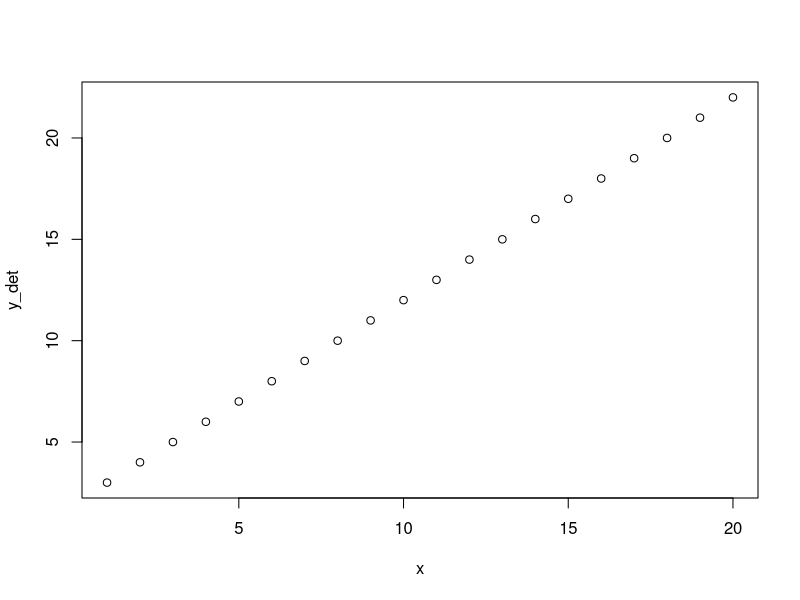
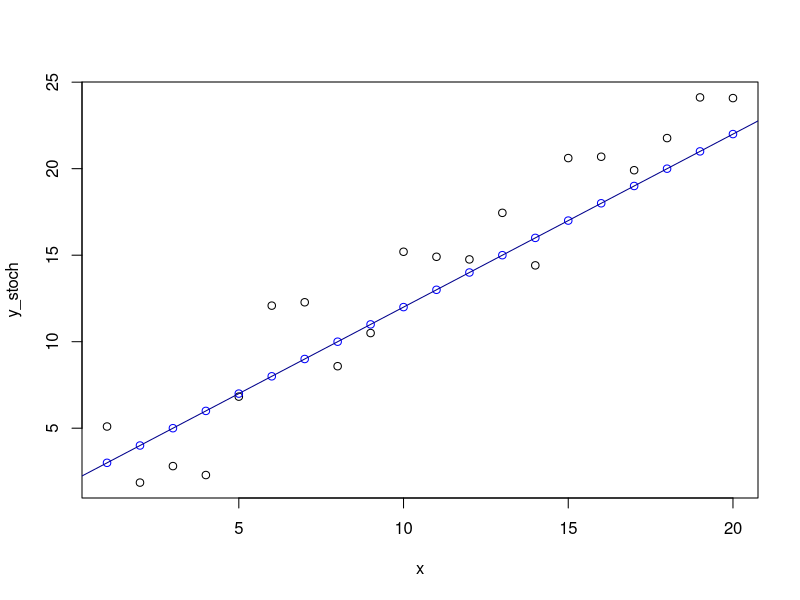
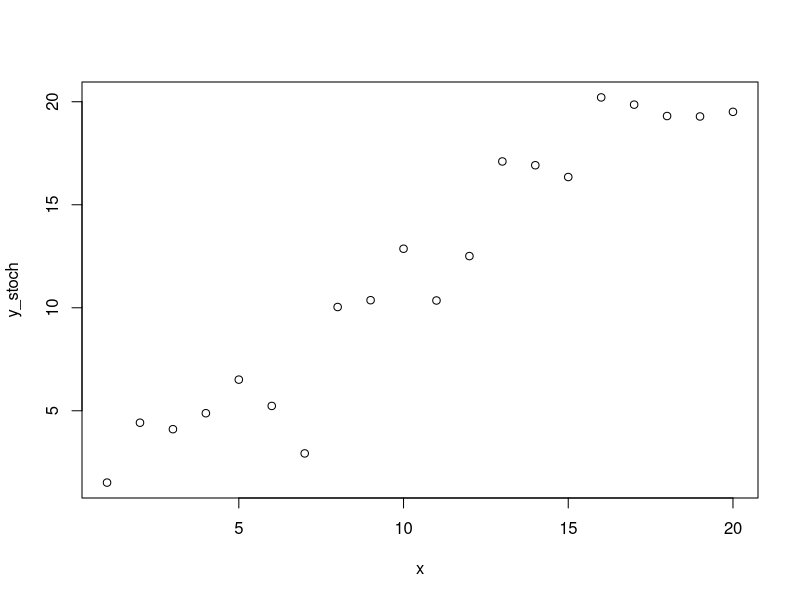
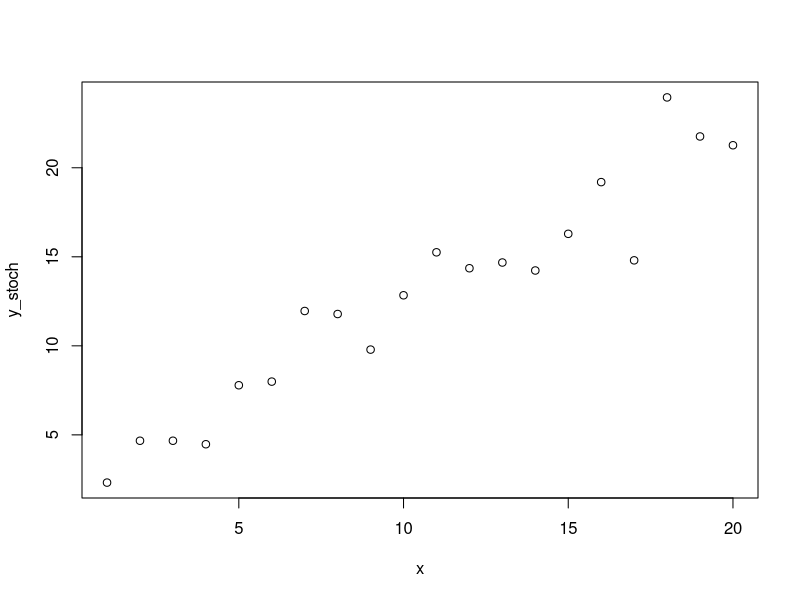
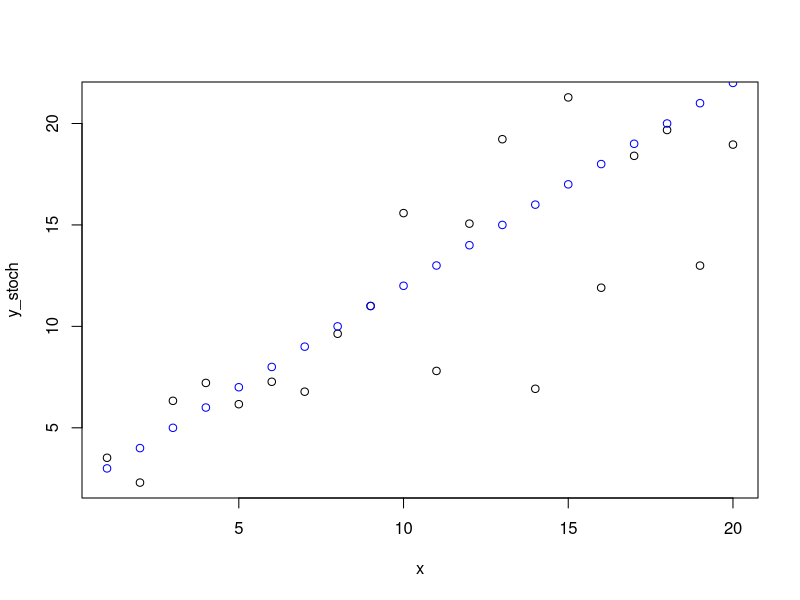
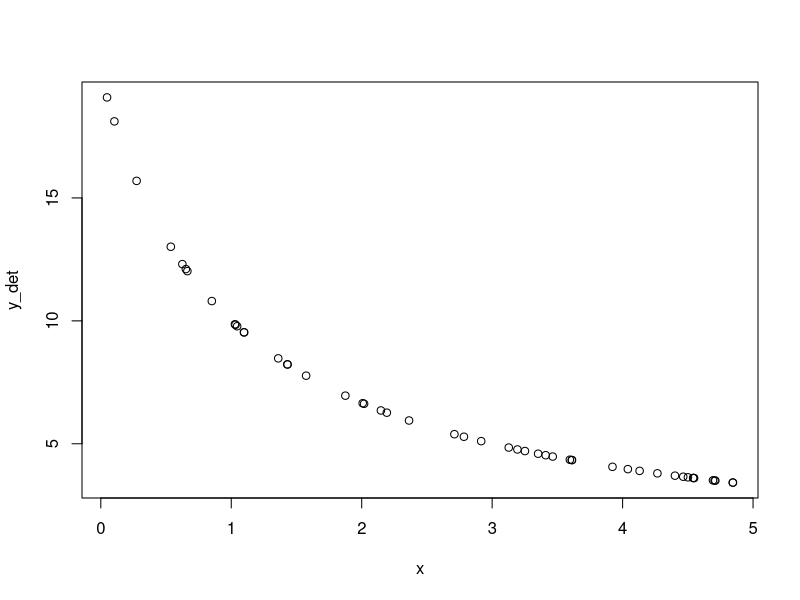
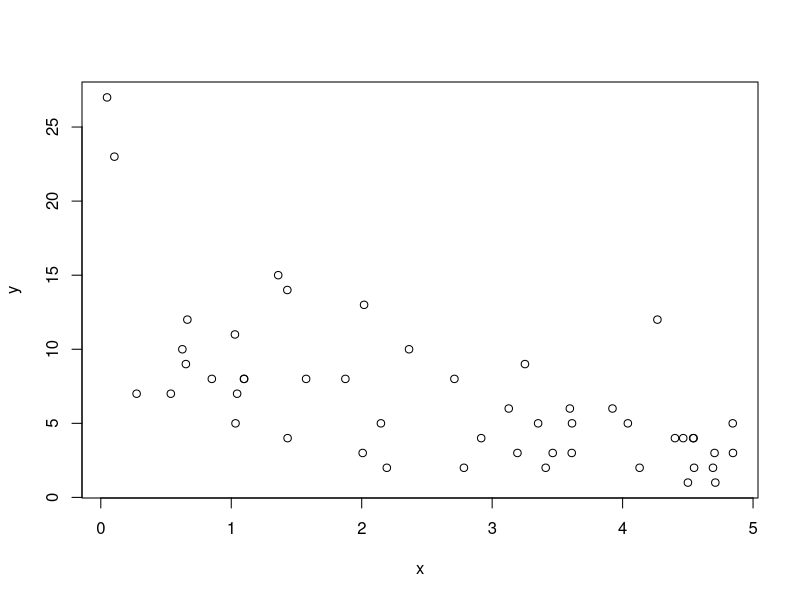
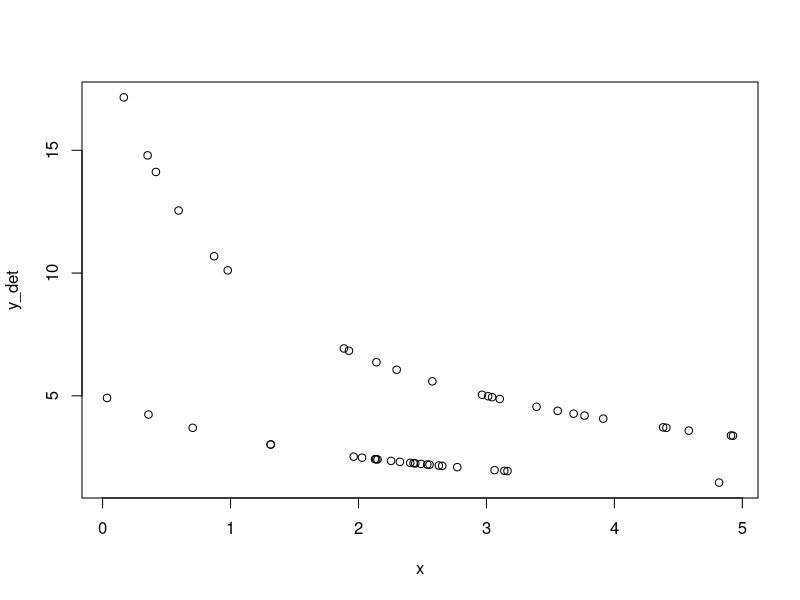

R code for these plots, in order:
# Chapter 5: Simulations and Power Analysis


# Basic example -----------------------------------------------------------

x <- 1:20
a <- 2
b <- 1

y_det <- a + b * x

plot(x = x,y = y_det)

# Add stochasiticty 

  y_stoch <- rnorm(n = 20, mean = y_det, sd = 2)
  
  plot(x=x, y=y_stoch)
  
  points(x,y_det,col="blue")
  abline(a = 2, b = 1,col="darkblue")

# Sample a few times to see stochasticity
  
  y_stoch <- rnorm(n = 20, mean = y_det, sd = 2)
  plot(x=x, y=y_stoch)
  
  y_stoch <- rnorm(n = 20, mean = y_det, sd = 2)
  plot(x=x, y=y_stoch)


# variance increases with mean --------------------------------------------

  x <- 1:20
  a <- 2
  b <- 1
  sd_multiplier = 0.3
  
  y_det <- a + b * x
  y_stoch <- rnorm(n = 20, mean = y_det, sd = y_det*sd_multiplier)
  
  plot(x=x, y=y_stoch)
  points(x,y_det,col="blue")
  

# negative binomial -------------------------------------------------------

  ?rnbinom
  # mu = mean
  # size = dispersion parameter
  
  
  a <- 20
  b <- 1
  k <- 5
  x <- runif(50, min=0, max=5)
  
  y_det <- a/(b+x)
  
  plot(x = x,y=y_det)
  
  y <- rnbinom(n = 50,mu = y_det,size = k)
  
  plot(x = x,y=y)  
  

# 2 categorical groups ------------------------------------------------------

g <- factor(rep(1:2,each=25))
  
  # alternatively, it may be easier to remember  
  g <- factor(rep(c(1,2),25))
  
a <- c(20,10)
b <- c(1,2)
k <- 5
x <- runif(50,min=0,max=5)

y_det <- a[g]/(b[g]+x)

plot(x = x,y=y_det)

y <- rnbinom(n = 50,size = k,mu = y_det)

plot(x = x, y = y)
plot(x = x, y = y, col = g)
plot(x = x, y = y, pch = as.numeric(g))

plot(x = x, y = y, col = g, pch=as.numeric(g))
points(x = x, y = y_det, col =g, pch = as.numeric(g)+15) #note the +15 bit only works in this specific case and isn't general to fill in the points

library(ggplot2)
ggplot(mapping = aes(x=x,y=y,colour = g))+
  geom_point()+
  geom_line(mapping = aes(x=x,y=y_det,colour = g))

